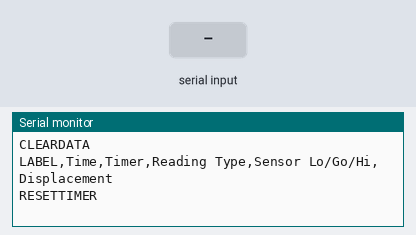
Bench run of a sketch on a simulated Arduino Uno, built with avr-gcc and run on an emulated ATmega328P. Shown: the last lines printed to the serial monitor. The inputs (shaded band) are chosen by the test bench.

Above: at 2.2 s.
2.3 s: "1\n" received over the second serial link
At 3.5 s:
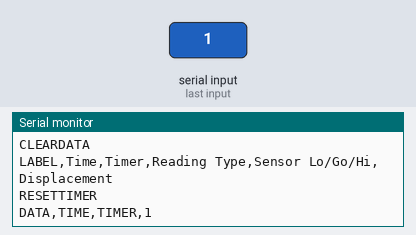
3.8 s: "0\n" received over the second serial link
At 4.8 s:
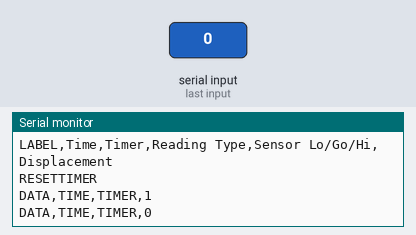
5.3 s: "2\n" received over the second serial link
At 5.9 s:
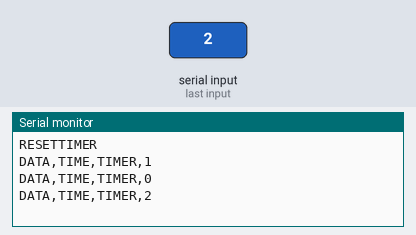

Measured:
- after the input at 2.3 s, the serial monitor: prints a new line at once (image 1)
- after the input at 3.8 s, the serial monitor: prints a new line at once (image 2)
- after the input at 5.3 s, the serial monitor: prints a new line at once (image 3)

The sketch:

ExcelWorking.ino
```cpp
#include <SoftwareSerial.h>
SoftwareSerial Keyence(6, 7); // (RX, TX) from Keyence RS232

// how much serial data input expected before a newline
const unsigned int MAX_INPUT = 16; //16 bits for an 'MS' data request

const byte LED = 13; // Debugging LED for flash()

void setup()
{
	Keyence.begin(9600);
	Serial.begin(9600);

	// for the Excel graph to work, let's set it up:
	Serial.println("CLEARDATA"); // Clears old data from Excel sheet
	Serial.println("LABEL,Time,Timer,Reading Type,Sensor Lo/Go/Hi,Displacement"); //Sets up labels for readings LABEL is req'd
	Serial.println("RESETTIMER"); //resets timer to 0
// write first data request to get things going
	delay(500);
	KeyenceRequest();
	delay(500);
} // end of setup

  /* here to process incoming serial data after a terminator received */
void process_data(const char * data)
{   // Use this area to tell the Arduino what to do with the data:
	Serial.print("DATA,TIME,TIMER,");
	Serial.print(data);
	Serial.println();
	delay(80);
	flash();
}  // end of process_data

void processIncomingByte(const byte inByte)
{
	static char input_line[MAX_INPUT];
	static unsigned int input_pos = 0;

	switch (inByte)
	{
	case '\n':   // end of text
		input_line[input_pos] = 0;  // terminating null byte

									// terminator reached! process input_line here ...
		process_data(input_line);
		// reset buffer for next time
		input_pos = 0;
		// now that collection is complete, request new data
		KeyenceRequest();

		break;
	case '\r':   // discard carriage return
		break;
	default:
		// keep adding if not full ... allow for terminating null byte
		if (input_pos < (MAX_INPUT - 1))
			input_line[input_pos++] = inByte;
		break;
	}  // end of switch
} // end of processIncomingByte

void loop()
{
	// if serial data available, process it
	while (Keyence.available() > 0)
			processIncomingByte(Keyence.read());

	// do other stuff here like testing digital input (button presses) ...
}  // end of loop

void KeyenceRequest() {
	// write new data request
	Keyence.write("M");
	Keyence.write("S");
	Keyence.write('\r');
}

void flash()
{
	digitalWrite(LED, HIGH);
	delay(1);
	digitalWrite(LED, LOW);
}  // end of flash
```

Wakeup.c
```cpp
#include <SoftwareSerial.h>
SoftwareSerial Keyence(6, 7); // RX, TX
int byteReceived;
int byteSend;

const char* M0 = "M0";
void setup()
{
	Keyence.begin(9600);
	Serial.begin(9600);

	Serial.println("CLEARDATA");
	Serial.println("LABEL,ReadingType,Sensor,Displacement");

}

void loop()
{
	Serial.print("DATA,TIME,,");

//	if (Serial.available())
//	{ // If data comes in from serial monitor, send it out to the Keyence
//		byteReceived = Serial.read();
//		Keyence.write(byteReceived);
//	}

		if (Keyence.available())
	{ // If data comes in from the Keyence, send it out to serial monitor
		Serial.write(Keyence.read());
	}
		else {
			delay(20);
			Keyence.write("M");
			Keyence.write("S");
			Keyence.write('\r');
		}
}
```

Working_Automatic_RS232_to_Arduino_Serial.c
```cpp
#include <SoftwareSerial.h>
SoftwareSerial Keyence(6, 7); // RX, TX
int byteReceived;
int byteSend;

const char* M0 = "M0";
void setup()
{
	Keyence.begin(9600);
	Serial.begin(9600);

	Serial.println("CLEARDATA");
	Serial.println("LABEL,ReadingType,Sensor,Displacement");

}

void loop()
{
	Serial.print("DATA,TIME,,");

//	if (Serial.available())
//	{ // If data comes in from serial monitor, send it out to the Keyence
//		byteReceived = Serial.read();
//		Keyence.write(byteReceived);
//	}

		if (Keyence.available())
	{ // If data comes in from the Keyence, send it out to serial monitor
		Serial.write(Keyence.read());
	}
		else {
			delay(20);
			Keyence.write("M");
			Keyence.write("S");
			Keyence.write('\r');
		}
}
```

Working_Simple_Sketch_RS232_to_Arduino_Serial.c
```cpp
#include <SoftwareSerial.h>
SoftwareSerial Keyence(6, 7); // RX, TX

void setup()
{
	Keyence.begin(9600);
	Serial.begin(9600);
}

void loop()
{
	if (Serial.available())
	{ // If data comes in from serial monitor, send it out to the Keyence
		Keyence.write(Serial.read());
	}
	if (Keyence.available())
	{ // If data comes in from the Keyence, send it out to serial monitor
		Serial.write(Keyence.read());
	}
}
```
